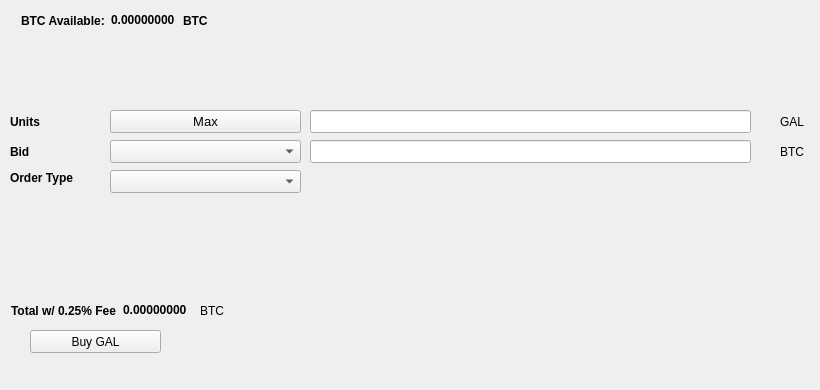
   <widget class="QWidget" name="BuyTab">
    <attribute name="title">
     <string>Buy</string>
    </attribute>
    <widget class="QPushButton" name="BuyGAL">
     <property name="geometry">
      <rect>
       <x>30</x>
       <y>330</y>
       <width>131</width>
       <height>23</height>
      </rect>
     </property>
     <property name="text">
      <string>Buy GAL</string>
     </property>
     <property name="icon">
      <iconset resource="../galr.qrc">
       <normaloff>:/icons/bitcoin</normaloff>:/icons/bitcoin</iconset>
     </property>
    </widget>
    <widget class="QLabel" name="label_3">
     <property name="geometry">
      <rect>
       <x>10</x>
       <y>110</y>
       <width>46</width>
       <height>23</height>
      </rect>
     </property>
     <property name="font">
      <font>
       <weight>75</weight>
       <bold>true</bold>
      </font>
     </property>
     <property name="text">
      <string>Units</string>
     </property>
    </widget>
    <widget class="QLineEdit" name="UnitsInput">
     <property name="geometry">
      <rect>
       <x>310</x>
       <y>110</y>
       <width>441</width>
       <height>23</height>
      </rect>
     </property>
     <property name="font">
      <font>
       <pointsize>9</pointsize>
       <weight>75</weight>
       <bold>true</bold>
      </font>
     </property>
    </widget>
    <widget class="QLineEdit" name="BuyBidPriceEdit">
     <property name="geometry">
      <rect>
       <x>310</x>
       <y>140</y>
       <width>441</width>
       <height>23</height>
      </rect>
     </property>
     <property name="font">
      <font>
       <pointsize>9</pointsize>
       <weight>75</weight>
       <bold>true</bold>
      </font>
     </property>
    </widget>
    <widget class="QLabel" name="label_4">
     <property name="geometry">
      <rect>
       <x>780</x>
       <y>110</y>
       <width>31</width>
       <height>23</height>
      </rect>
     </property>
     <property name="text">
      <string>GAL</string>
     </property>
    </widget>
    <widget class="QLabel" name="label_5">
     <property name="geometry">
      <rect>
       <x>780</x>
       <y>140</y>
       <width>31</width>
       <height>23</height>
      </rect>
     </property>
     <property name="text">
      <string>BTC</string>
     </property>
    </widget>
    <widget class="QLabel" name="label_6">
     <property name="geometry">
      <rect>
       <x>10</x>
       <y>140</y>
       <width>46</width>
       <height>23</height>
      </rect>
     </property>
     <property name="font">
      <font>
       <weight>75</weight>
       <bold>true</bold>
      </font>
     </property>
     <property name="text">
      <string>Bid</string>
     </property>
    </widget>
    <widget class="QLabel" name="label_7">
     <property name="geometry">
      <rect>
       <x>10</x>
       <y>170</y>
       <width>91</width>
       <height>16</height>
      </rect>
     </property>
     <property name="font">
      <font>
       <weight>75</weight>
       <bold>true</bold>
      </font>
     </property>
     <property name="text">
      <string>Order Type</string>
     </property>
    </widget>
    <widget class="QPushButton" name="Buy_Max_Amount">
     <property name="geometry">
      <rect>
       <x>110</x>
       <y>110</y>
       <width>191</width>
       <height>23</height>
      </rect>
     </property>
     <property name="font">
      <font>
       <pointsize>10</pointsize>
      </font>
     </property>
     <property name="text">
      <string>Max</string>
     </property>
    </widget>
    <widget class="QComboBox" name="BuyBidcomboBox">
     <property name="geometry">
      <rect>
       <x>110</x>
       <y>140</y>
       <width>191</width>
       <height>23</height>
      </rect>
     </property>
     <property name="font">
      <font>
       <pointsize>10</pointsize>
      </font>
     </property>
    </widget>
    <widget class="QComboBox" name="buyOrdertypeCombo">
     <property name="geometry">
      <rect>
       <x>110</x>
       <y>170</y>
       <width>191</width>
       <height>23</height>
      </rect>
     </property>
     <property name="font">
      <font>
       <pointsize>10</pointsize>
      </font>
     </property>
    </widget>
    <widget class="QWidget" name="layoutWidget1">
     <property name="geometry">
      <rect>
       <x>21</x>
       <y>11</y>
       <width>227</width>
       <height>19</height>
      </rect>
     </property>
     <layout class="QHBoxLayout" name="horizontalLayout_3">
      <item>
       <widget class="QLabel" name="label232">
        <property name="font">
         <font>
          <weight>75</weight>
          <bold>true</bold>
         </font>
        </property>
        <property name="text">
         <string>BTC Available:</string>
        </property>
       </widget>
      </item>
      <item>
       <widget class="QLabel" name="BtcAvailableLbl">
        <property name="palette">
         <palette>
          <active>
           <colorrole role="WindowText">
            <brush brushstyle="SolidPattern">
             <color alpha="255">
              <red>0</red>
              <green>0</green>
              <blue>0</blue>
             </color>
            </brush>
           </colorrole>
           <colorrole role="Button">
            <brush brushstyle="SolidPattern">
             <color alpha="255">
              <red>0</red>
              <green>170</green>
              <blue>0</blue>
             </color>
            </brush>
           </colorrole>
           <colorrole role="Light">
            <brush brushstyle="SolidPattern">
             <color alpha="255">
              <red>0</red>
              <green>255</green>
              <blue>0</blue>
             </color>
            </brush>
           </colorrole>
           <colorrole role="Midlight">
            <brush brushstyle="SolidPattern">
             <color alpha="255">
              <red>0</red>
              <green>212</green>
              <blue>0</blue>
             </color>
            </brush>
           </colorrole>
           <colorrole role="Dark">
            <brush brushstyle="SolidPattern">
             <color alpha="255">
              <red>0</red>
              <green>85</green>
              <blue>0</blue>
             </color>
            </brush>
           </colorrole>
           <colorrole role="Mid">
            <brush brushstyle="SolidPattern">
             <color alpha="255">
              <red>0</red>
              <green>113</green>
              <blue>0</blue>
             </color>
            </brush>
           </colorrole>
           <colorrole role="Text">
            <brush brushstyle="SolidPattern">
             <color alpha="255">
              <red>0</red>
              <green>170</green>
              <blue>0</blue>
             </color>
            </brush>
           </colorrole>
           <colorrole role="BrightText">
            <brush brushstyle="SolidPattern">
             <color alpha="255">
              <red>255</red>
              <green>255</green>
              <blue>255</blue>
             </color>
            </brush>
           </colorrole>
           <colorrole role="ButtonText">
            <brush brushstyle="SolidPattern">
             <color alpha="255">
              <red>0</red>
              <green>0</green>
              <blue>0</blue>
             </color>
            </brush>
           </colorrole>
           <colorrole role="Base">
            <brush brushstyle="SolidPattern">
             <color alpha="255">
              <red>255</red>
              <green>255</green>
              <blue>255</blue>
             </color>
            </brush>
           </colorrole>
           <colorrole role="Window">
            <brush brushstyle="SolidPattern">
             <color alpha="255">
              <red>0</red>
              <green>170</green>
              <blue>0</blue>
             </color>
            </brush>
           </colorrole>
           <colorrole role="Shadow">
            <brush brushstyle="SolidPattern">
             <color alpha="255">
              <red>0</red>
              <green>0</green>
              <blue>0</blue>
             </color>
            </brush>
           </colorrole>
           <colorrole role="AlternateBase">
            <brush brushstyle="SolidPattern">
             <color alpha="255">
              <red>127</red>
              <green>212</green>
              <blue>127</blue>
             </color>
            </brush>
           </colorrole>
           <colorrole role="ToolTipBase">
            <brush brushstyle="SolidPattern">
             <color alpha="255">
              <red>255</red>
              <green>255</green>
              <blue>220</blue>
             </color>
            </brush>
           </colorrole>
           <colorrole role="ToolTipText">
            <brush brushstyle="SolidPattern">
             <color alpha="255">
              <red>0</red>
              <green>0</green>
              <blue>0</blue>
             </color>
            </brush>
           </colorrole>
          </active>
          <inactive>
           <colorrole role="WindowText">
            <brush brushstyle="SolidPattern">
             <color alpha="255">
              <red>0</red>
              <green>0</green>
              <blue>0</blue>
             </color>
            </brush>
           </colorrole>
           <colorrole role="Button">
            <brush brushstyle="SolidPattern">
             <color alpha="255">
              <red>0</red>
              <green>170</green>
              <blue>0</blue>
             </color>
            </brush>
           </colorrole>
           <colorrole role="Light">
            <brush brushstyle="SolidPattern">
             <color alpha="255">
              <red>0</red>
              <green>255</green>
              <blue>0</blue>
             </color>
            </brush>
           </colorrole>
           <colorrole role="Midlight">
            <brush brushstyle="SolidPattern">
             <color alpha="255">
              <red>0</red>
              <green>212</green>
              <blue>0</blue>
             </color>
            </brush>
           </colorrole>
           <colorrole role="Dark">
            <brush brushstyle="SolidPattern">
             <color alpha="255">
              <red>0</red>
              <green>85</green>
              <blue>0</blue>
             </color>
            </brush>
           </colorrole>
           <colorrole role="Mid">
            <brush brushstyle="SolidPattern">
             <color alpha="255">
              <red>0</red>
              <green>113</green>
              <blue>0</blue>
             </color>
            </brush>
           </colorrole>
           <colorrole role="Text">
            <brush brushstyle="SolidPattern">
             <color alpha="255">
              <red>0</red>
              <green>170</green>
              <blue>0</blue>
             </color>
            </brush>
           </colorrole>
           <colorrole role="BrightText">
            <brush brushstyle="SolidPattern">
             <color alpha="255">
              <red>255</red>
              <green>255</green>
              <blue>255</blue>
             </color>
            </brush>
           </colorrole>
           <colorrole role="ButtonText">
            <brush brushstyle="SolidPattern">
             <color alpha="255">
              <red>0</red>
              <green>0</green>
              <blue>0</blue>
             </color>
            </brush>
           </colorrole>
           <colorrole role="Base">
            <brush brushstyle="SolidPattern">
             <color alpha="255">
              <red>255</red>
              <green>255</green>
              <blue>255</blue>
             </color>
            </brush>
           </colorrole>
           <colorrole role="Window">
            <brush brushstyle="SolidPattern">
             <color alpha="255">
              <red>0</red>
              <green>170</green>
              <blue>0</blue>
             </color>
            </brush>
           </colorrole>
           <colorrole role="Shadow">
            <brush brushstyle="SolidPattern">
             <color alpha="255">
              <red>0</red>
              <green>0</green>
              <blue>0</blue>
             </color>
            </brush>
           </colorrole>
           <colorrole role="AlternateBase">
            <brush brushstyle="SolidPattern">
             <color alpha="255">
              <red>127</red>
              <green>212</green>
              <blue>127</blue>
             </color>
            </brush>
           </colorrole>
           <colorrole role="ToolTipBase">
            <brush brushstyle="SolidPattern">
             <color alpha="255">
              <red>255</red>
              <green>255</green>
              <blue>220</blue>
             </color>
            </brush>
           </colorrole>
           <colorrole role="ToolTipText">
            <brush brushstyle="SolidPattern">
             <color alpha="255">
              <red>0</red>
              <green>0</green>
              <blue>0</blue>
             </color>
            </brush>
           </colorrole>
          </inactive>
          <disabled>
           <colorrole role="WindowText">
            <brush brushstyle="SolidPattern">
             <color alpha="255">
              <red>0</red>
              <green>85</green>
              <blue>0</blue>
             </color>
            </brush>
           </colorrole>
           <colorrole role="Button">
            <brush brushstyle="SolidPattern">
             <color alpha="255">
              <red>0</red>
              <green>170</green>
              <blue>0</blue>
             </color>
            </brush>
           </colorrole>
           <colorrole role="Light">
            <brush brushstyle="SolidPattern">
             <color alpha="255">
              <red>0</red>
              <green>255</green>
              <blue>0</blue>
             </color>
            </brush>
           </colorrole>
           <colorrole role="Midlight">
            <brush brushstyle="SolidPattern">
             <color alpha="255">
              <red>0</red>
              <green>212</green>
              <blue>0</blue>
             </color>
            </brush>
           </colorrole>
           <colorrole role="Dark">
            <brush brushstyle="SolidPattern">
             <color alpha="255">
              <red>0</red>
              <green>85</green>
              <blue>0</blue>
             </color>
            </brush>
           </colorrole>
           <colorrole role="Mid">
            <brush brushstyle="SolidPattern">
             <color alpha="255">
              <red>0</red>
              <green>113</green>
              <blue>0</blue>
             </color>
            </brush>
           </colorrole>
           <colorrole role="Text">
            <brush brushstyle="SolidPattern">
             <color alpha="255">
              <red>0</red>
              <green>85</green>
              <blue>0</blue>
             </color>
            </brush>
           </colorrole>
           <colorrole role="BrightText">
            <brush brushstyle="SolidPattern">
             <color alpha="255">
              <red>255</red>
              <green>255</green>
              <blue>255</blue>
             </color>
            </brush>
           </colorrole>
           <colorrole role="ButtonText">
            <brush brushstyle="SolidPattern">
             <color alpha="255">
              <red>0</red>
              <green>85</green>
              <blue>0</blue>
             </color>
            </brush>
           </colorrole>
           <colorrole role="Base">
            <brush brushstyle="SolidPattern">
             <color alpha="255">
              <red>0</red>
              <green>170</green>
              <blue>0</blue>
             </color>
            </brush>
           </colorrole>
           <colorrole role="Window">
            <brush brushstyle="SolidPattern">
             <color alpha="255">
              <red>0</red>
              <green>170</green>
              <blue>0</blue>
             </color>
            </brush>
           </colorrole>
           <colorrole role="Shadow">
            <brush brushstyle="SolidPattern">
             <color alpha="255">
              <red>0</red>
              <green>0</green>
              <blue>0</blue>
             </color>
            </brush>
           </colorrole>
           <colorrole role="AlternateBase">
            <brush brushstyle="SolidPattern">
             <color alpha="255">
              <red>0</red>
              <green>170</green>
              <blue>0</blue>
             </color>
            </brush>
           </colorrole>
           <colorrole role="ToolTipBase">
            <brush brushstyle="SolidPattern">
             <color alpha="255">
              <red>255</red>
              <green>255</green>
              <blue>220</blue>
             </color>
            </brush>
           </colorrole>
           <colorrole role="ToolTipText">
            <brush brushstyle="SolidPattern">
             <color alpha="255">
              <red>0</red>
              <green>0</green>
              <blue>0</blue>
             </color>
            </brush>
           </colorrole>
          </disabled>
         </palette>
        </property>
        <property name="font">
         <font>
          <weight>75</weight>
          <bold>true</bold>
         </font>
        </property>
        <property name="text">
         <string>0.00000000</string>
        </property>
        <property name="textInteractionFlags">
         <set>Qt::LinksAccessibleByMouse|Qt::TextSelectableByKeyboard|Qt::TextSelectableByMouse</set>
        </property>
       </widget>
      </item>
      <item>
       <widget class="QLabel" name="BtcAvailableLbl_2">
        <property name="font">
         <font>
          <weight>75</weight>
          <bold>true</bold>
         </font>
        </property>
        <property name="text">
         <string>BTC</string>
        </property>
       </widget>
      </item>
     </layout>
    </widget>
    <widget class="QWidget" name="layoutWidge2">
     <property name="geometry">
      <rect>
       <x>11</x>
       <y>301</y>
       <width>259</width>
       <height>19</height>
      </rect>
     </property>
     <layout class="QHBoxLayout" name="horizontalLayout_4">
      <item>
       <widget class="QLabel" name="label_9">
        <property name="font">
         <font>
          <weight>75</weight>
          <bold>true</bold>
         </font>
        </property>
        <property name="text">
         <string>Total w/ 0.25% Fee</string>
        </property>
       </widget>
      </item>
      <item>
       <widget class="QLabel" name="BuyCostLabel">
        <property name="palette">
         <palette>
          <active>
           <colorrole role="WindowText">
            <brush brushstyle="SolidPattern">
             <color alpha="255">
              <red>0</red>
              <green>0</green>
              <blue>0</blue>
             </color>
            </brush>
           </colorrole>
           <colorrole role="Button">
            <brush brushstyle="SolidPattern">
             <color alpha="255">
              <red>0</red>
              <green>170</green>
              <blue>0</blue>
             </color>
            </brush>
           </colorrole>
           <colorrole role="Light">
            <brush brushstyle="SolidPattern">
             <color alpha="255">
              <red>0</red>
              <green>255</green>
              <blue>0</blue>
             </color>
            </brush>
           </colorrole>
           <colorrole role="Midlight">
            <brush brushstyle="SolidPattern">
             <color alpha="255">
              <red>0</red>
              <green>212</green>
              <blue>0</blue>
             </color>
            </brush>
           </colorrole>
           <colorrole role="Dark">
            <brush brushstyle="SolidPattern">
             <color alpha="255">
              <red>0</red>
              <green>85</green>
              <blue>0</blue>
             </color>
            </brush>
           </colorrole>
           <colorrole role="Mid">
            <brush brushstyle="SolidPattern">
             <color alpha="255">
              <red>0</red>
              <green>113</green>
              <blue>0</blue>
             </color>
            </brush>
           </colorrole>
           <colorrole role="Text">
            <brush brushstyle="SolidPattern">
             <color alpha="255">
              <red>0</red>
              <green>170</green>
              <blue>0</blue>
             </color>
            </brush>
           </colorrole>
           <colorrole role="BrightText">
            <brush brushstyle="SolidPattern">
             <color alpha="255">
              <red>255</red>
              <green>255</green>
              <blue>255</blue>
             </color>
            </brush>
           </colorrole>
           <colorrole role="ButtonText">
            <brush brushstyle="SolidPattern">
             <color alpha="255">
              <red>0</red>
              <green>0</green>
              <blue>0</blue>
             </color>
            </brush>
           </colorrole>
           <colorrole role="Base">
            <brush brushstyle="SolidPattern">
             <color alpha="255">
              <red>255</red>
              <green>255</green>
              <blue>255</blue>
             </color>
            </brush>
           </colorrole>
           <colorrole role="Window">
            <brush brushstyle="SolidPattern">
             <color alpha="255">
              <red>0</red>
              <green>170</green>
              <blue>0</blue>
             </color>
            </brush>
           </colorrole>
           <colorrole role="Shadow">
            <brush brushstyle="SolidPattern">
             <color alpha="255">
              <red>0</red>
              <green>0</green>
              <blue>0</blue>
             </color>
            </brush>
           </colorrole>
           <colorrole role="AlternateBase">
            <brush brushstyle="SolidPattern">
             <color alpha="255">
              <red>127</red>
              <green>212</green>
              <blue>127</blue>
             </color>
            </brush>
           </colorrole>
           <colorrole role="ToolTipBase">
            <brush brushstyle="SolidPattern">
             <color alpha="255">
              <red>255</red>
              <green>255</green>
              <blue>220</blue>
             </color>
            </brush>
           </colorrole>
           <colorrole role="ToolTipText">
            <brush brushstyle="SolidPattern">
             <color alpha="255">
              <red>0</red>
              <green>0</green>
              <blue>0</blue>
             </color>
            </brush>
           </colorrole>
          </active>
          <inactive>
           <colorrole role="WindowText">
            <brush brushstyle="SolidPattern">
             <color alpha="255">
              <red>0</red>
              <green>0</green>
              <blue>0</blue>
             </color>
            </brush>
           </colorrole>
           <colorrole role="Button">
            <brush brushstyle="SolidPattern">
             <color alpha="255">
              <red>0</red>
              <green>170</green>
              <blue>0</blue>
             </color>
            </brush>
           </colorrole>
           <colorrole role="Light">
            <brush brushstyle="SolidPattern">
             <color alpha="255">
              <red>0</red>
              <green>255</green>
              <blue>0</blue>
             </color>
            </brush>
           </colorrole>
           <colorrole role="Midlight">
            <brush brushstyle="SolidPattern">
             <color alpha="255">
              <red>0</red>
              <green>212</green>
              <blue>0</blue>
             </color>
            </brush>
           </colorrole>
           <colorrole role="Dark">
            <brush brushstyle="SolidPattern">
             <color alpha="255">
              <red>0</red>
              <green>85</green>
              <blue>0</blue>
             </color>
            </brush>
           </colorrole>
           <colorrole role="Mid">
            <brush brushstyle="SolidPattern">
             <color alpha="255">
              <red>0</red>
              <green>113</green>
              <blue>0</blue>
             </color>
            </brush>
           </colorrole>
           <colorrole role="Text">
            <brush brushstyle="SolidPattern">
             <color alpha="255">
              <red>0</red>
              <green>170</green>
              <blue>0</blue>
             </color>
            </brush>
           </colorrole>
           <colorrole role="BrightText">
            <brush brushstyle="SolidPattern">
             <color alpha="255">
              <red>255</red>
              <green>255</green>
              <blue>255</blue>
             </color>
            </brush>
           </colorrole>
           <colorrole role="ButtonText">
            <brush brushstyle="SolidPattern">
             <color alpha="255">
              <red>0</red>
              <green>0</green>
              <blue>0</blue>
             </color>
            </brush>
           </colorrole>
           <colorrole role="Base">
            <brush brushstyle="SolidPattern">
             <color alpha="255">
              <red>255</red>
              <green>255</green>
              <blue>255</blue>
             </color>
            </brush>
           </colorrole>
           <colorrole role="Window">
            <brush brushstyle="SolidPattern">
             <color alpha="255">
              <red>0</red>
              <green>170</green>
              <blue>0</blue>
             </color>
            </brush>
           </colorrole>
           <colorrole role="Shadow">
            <brush brushstyle="SolidPattern">
             <color alpha="255">
              <red>0</red>
              <green>0</green>
              <blue>0</blue>
             </color>
            </brush>
           </colorrole>
           <colorrole role="AlternateBase">
            <brush brushstyle="SolidPattern">
             <color alpha="255">
              <red>127</red>
              <green>212</green>
              <blue>127</blue>
             </color>
            </brush>
           </colorrole>
           <colorrole role="ToolTipBase">
            <brush brushstyle="SolidPattern">
             <color alpha="255">
              <red>255</red>
              <green>255</green>
              <blue>220</blue>
             </color>
            </brush>
           </colorrole>
           <colorrole role="ToolTipText">
            <brush brushstyle="SolidPattern">
             <color alpha="255">
              <red>0</red>
              <green>0</green>
              <blue>0</blue>
             </color>
            </brush>
           </colorrole>
          </inactive>
          <disabled>
           <colorrole role="WindowText">
            <brush brushstyle="SolidPattern">
             <color alpha="255">
              <red>0</red>
              <green>85</green>
              <blue>0</blue>
             </color>
            </brush>
           </colorrole>
           <colorrole role="Button">
            <brush brushstyle="SolidPattern">
             <color alpha="255">
              <red>0</red>
              <green>170</green>
              <blue>0</blue>
             </color>
            </brush>
           </colorrole>
           <colorrole role="Light">
            <brush brushstyle="SolidPattern">
             <color alpha="255">
              <red>0</red>
              <green>255</green>
              <blue>0</blue>
             </color>
            </brush>
           </colorrole>
           <colorrole role="Midlight">
            <brush brushstyle="SolidPattern">
             <color alpha="255">
              <red>0</red>
              <green>212</green>
              <blue>0</blue>
             </color>
            </brush>
           </colorrole>
           <colorrole role="Dark">
            <brush brushstyle="SolidPattern">
             <color alpha="255">
              <red>0</red>
              <green>85</green>
              <blue>0</blue>
             </color>
            </brush>
           </colorrole>
           <colorrole role="Mid">
            <brush brushstyle="SolidPattern">
             <color alpha="255">
              <red>0</red>
              <green>113</green>
              <blue>0</blue>
             </color>
            </brush>
           </colorrole>
           <colorrole role="Text">
            <brush brushstyle="SolidPattern">
             <color alpha="255">
              <red>0</red>
              <green>85</green>
              <blue>0</blue>
             </color>
            </brush>
           </colorrole>
           <colorrole role="BrightText">
            <brush brushstyle="SolidPattern">
             <color alpha="255">
              <red>255</red>
              <green>255</green>
              <blue>255</blue>
             </color>
            </brush>
           </colorrole>
           <colorrole role="ButtonText">
            <brush brushstyle="SolidPattern">
             <color alpha="255">
              <red>0</red>
              <green>85</green>
              <blue>0</blue>
             </color>
            </brush>
           </colorrole>
           <colorrole role="Base">
            <brush brushstyle="SolidPattern">
             <color alpha="255">
              <red>0</red>
              <green>170</green>
              <blue>0</blue>
             </color>
            </brush>
           </colorrole>
           <colorrole role="Window">
            <brush brushstyle="SolidPattern">
             <color alpha="255">
              <red>0</red>
              <green>170</green>
              <blue>0</blue>
             </color>
            </brush>
           </colorrole>
           <colorrole role="Shadow">
            <brush brushstyle="SolidPattern">
             <color alpha="255">
              <red>0</red>
              <green>0</green>
              <blue>0</blue>
             </color>
            </brush>
           </colorrole>
           <colorrole role="AlternateBase">
            <brush brushstyle="SolidPattern">
             <color alpha="255">
              <red>0</red>
              <green>170</green>
              <blue>0</blue>
             </color>
            </brush>
           </colorrole>
           <colorrole role="ToolTipBase">
            <brush brushstyle="SolidPattern">
             <color alpha="255">
              <red>255</red>
              <green>255</green>
              <blue>220</blue>
             </color>
            </brush>
           </colorrole>
           <colorrole role="ToolTipText">
            <brush brushstyle="SolidPattern">
             <color alpha="255">
              <red>0</red>
              <green>0</green>
              <blue>0</blue>
             </color>
            </brush>
           </colorrole>
          </disabled>
         </palette>
        </property>
        <property name="font">
         <font>
          <weight>75</weight>
          <bold>true</bold>
         </font>
        </property>
        <property name="autoFillBackground">
         <bool>false</bool>
        </property>
        <property name="text">
         <string>0.00000000</string>
        </property>
        <property name="textInteractionFlags">
         <set>Qt::LinksAccessibleByMouse|Qt::TextSelectableByMouse</set>
        </property>
       </widget>
      </item>
      <item>
       <widget class="QLabel" name="label_10">
        <property name="font">
         <font>
          <weight>50</weight>
          <bold>false</bold>
         </font>
        </property>
        <property name="text">
         <string>BTC</string>
        </property>
       </widget>
      </item>
     </layout>
    </widget>
    <widget class="QLabel" name="label_24">
     <property name="geometry">
      <rect>
       <x>460</x>
       <y>300</y>
       <width>281</width>
       <height>81</height>
      </rect>
     </property>
     <property name="text">
      <string/>
     </property>
     <property name="pixmap">
      <pixmap>:/images/bittrex</pixmap>
     </property>
    </widget>
   </widget>
